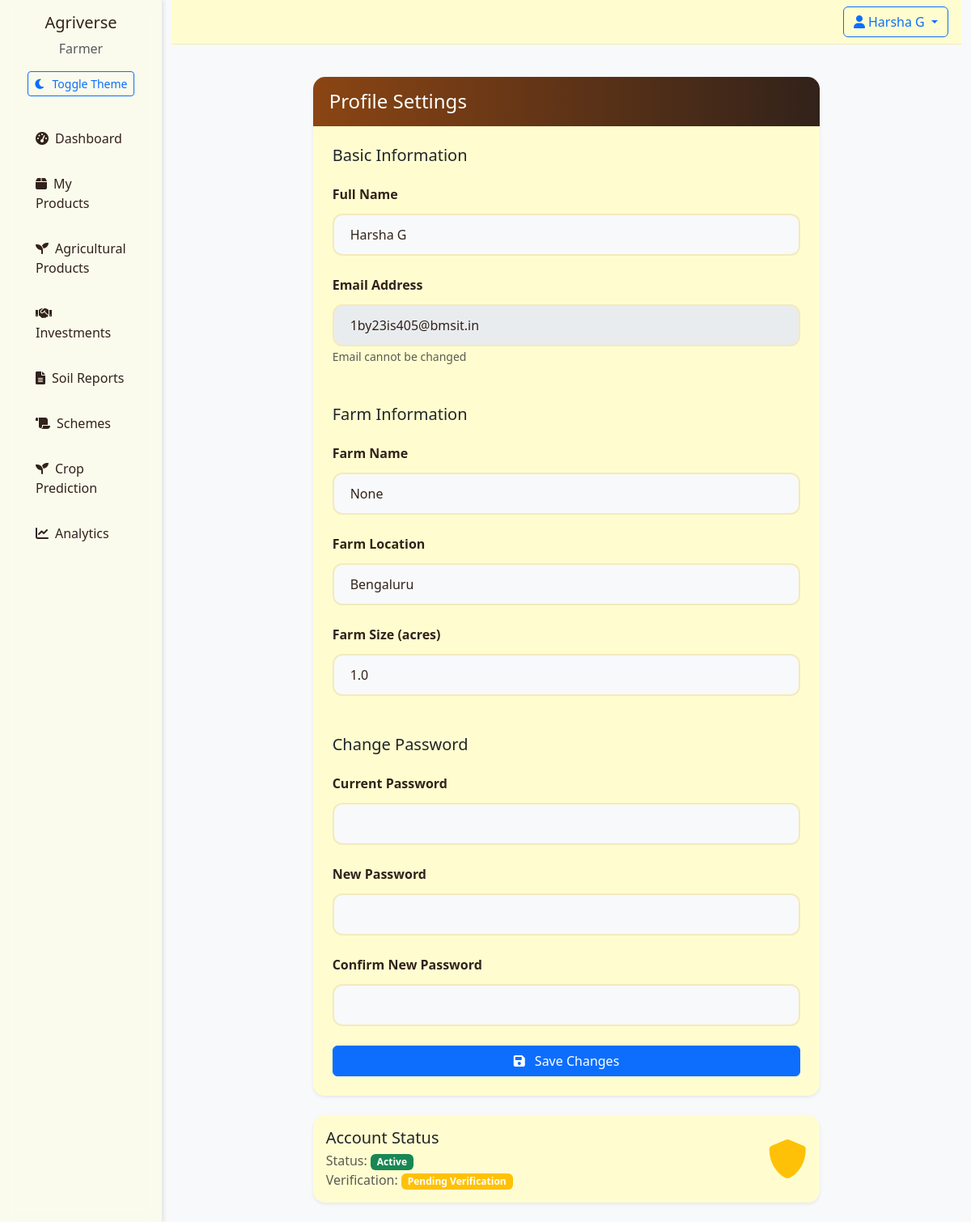
Screenshot of /profile (signed in) with the database file from the repository.
### app/models/__init__.py (models this page shows)
class User(UserMixin, db.Model):
    id = db.Column(db.Integer, primary_key=True)
    email = db.Column(db.String(120), unique=True, nullable=False)
    password_hash = db.Column(db.String(128), nullable=False)
    name = db.Column(db.String(100), nullable=False)
    role = db.Column(db.String(20), nullable=False)  # 'farmer', 'investor', 'admin'
    created_at = db.Column(db.DateTime, default=datetime.utcnow)
    is_active = db.Column(db.Boolean, default=True)
    is_verified = db.Column(db.Boolean, default=False)
    wallet_balance = db.Column(db.Float, default=0.0)  # User's wallet balance
    farm_name = db.Column(db.String(100))
    farm_location = db.Column(db.String(200))
    farm_size = db.Column(db.Float)  # in acres
    company_name = db.Column(db.String(100))
    investment_capacity = db.Column(db.Float)
    products = db.relationship('Product', backref='seller', lazy=True)
    investments_made = db.relationship('Investment',
                                     backref='investor',
                                     lazy=True,
                                     foreign_keys='Investment.investor_id')
    investments_received = db.relationship('Investment',
                                         backref='farmer',
                                         lazy=True,
                                         foreign_keys='Investment.farmer_id')
    soil_reports = db.relationship('SoilReport', backref='farmer', lazy=True)

### app/routes/auth.py (the view)
@auth_bp.route('/profile')
@login_required
def profile():
    return render_template('auth/profile.html')

### app/__init__.py (called while the page is built)
@login_manager.user_loader
def load_user(user_id):
    return User.query.get(int(user_id))

### app/templates/auth/profile.html (shortened to what this page needs)
{% extends "base.html" %}
{% block content %}
<div class="container py-4">
    <div class="row justify-content-center">
        <div class="col-md-8">
            <div class="card border-0 shadow-sm">
                <div class="card-header bg-primary text-white py-3">
                    <h2 class="h4 mb-0">Profile Settings</h2>
                </div>
                <div class="card-body p-4">
                    <form method="POST" action="{{ url_for('auth.update_profile') }}" class="needs-validation" novalidate>
                        <h5 class="mb-4">Basic Information</h5>
                        <div class="mb-4">
                            <label for="name" class="form-label">Full Name</label>
                            <input type="text" class="form-control" id="name" name="name" value="{{ current_user.name }}" required>
                        </div>
                        <div class="mb-4">
                            <label for="email" class="form-label">Email Address</label>
                            <input type="email" class="form-control" value="{{ current_user.email }}" disabled>
                            <small class="text-muted">Email cannot be changed</small>
                        </div>
                        {% if current_user.role == 'farmer' %}
                        <h5 class="mb-4 mt-5">Farm Information</h5>
                        <div class="mb-4">
                            <label for="farm_name" class="form-label">Farm Name</label>
                            <input type="text" class="form-control" id="farm_name" name="farm_name" value="{{ current_user.farm_name }}">
                        </div>
                        <div class="mb-4">
                            <label for="farm_location" class="form-label">Farm Location</label>
                            <input type="text" class="form-control" id="farm_location" name="farm_location" value="{{ current_user.farm_location }}">
                        </div>
                        <div class="mb-4">
                            <label for="farm_size" class="form-label">Farm Size (acres)</label>
                            <input type="number" class="form-control" id="farm_size" name="farm_size" value="{{ current_user.farm_size or 0 }}" step="0.01">
                        </div>
                        {% endif %}
                        <h5 class="mb-4 mt-5">Change Password</h5>
                        <div class="mb-4">
                            <label for="current_password" class="form-label">Current Password</label>
                            <input type="password" class="form-control" id="current_password" name="current_password">
                        </div>
                        <div class="mb-4">
                            <label for="new_password" class="form-label">New Password</label>
                            <input type="password" class="form-control" id="new_password" name="new_password">
                        </div>
                        <div class="mb-4">
                            <label for="confirm_password" class="form-label">Confirm New Password</label>
                            <input type="password" class="form-control" id="confirm_password" name="confirm_password">
                        </div>
                        <div class="d-grid gap-2">
                            <button type="submit" class="btn btn-primary">
                                <i class="fas fa-save me-2"></i> Save Changes
                            </button>
                        </div>
                    </form>
                </div>
            </div>
            <div class="card border-0 shadow-sm mt-4">
                <div class="card-body">
                    <div class="d-flex align-items-center justify-content-between">
                        <div>
                            <h5 class="mb-1">Account Status</h5>
                            <p class="mb-0 text-muted">
                                Status:
                                <span class="badge bg-{{ 'success' if current_user.is_active else 'danger' }}">
                                    {{ 'Active' if current_user.is_active else 'Inactive' }}
                                </span>
                            </p>
                            <p class="mb-0 text-muted">
                                Verification:
                                <span class="badge bg-{{ 'success' if current_user.is_verified else 'warning' }}">
                                    {{ 'Verified' if current_user.is_verified else 'Pending Verification' }}
                                </span>
                            </p>
                        </div>
                        <div>
                            <i class="fas fa-shield-alt fa-3x text-{{ 'success' if current_user.is_active and current_user.is_verified else 'warning' }}"></i>
                        </div>
                    </div>
                </div>
            </div>
        </div>
    </div>
</div>
{% endblock %}

### app/templates/base.html (shortened to what this page needs)
<!DOCTYPE html>
<html lang="en" data-bs-theme="light">
<head>
    <link href="https://cdn.jsdelivr.net/npm/bootstrap@5.3.0/dist/css/bootstrap.min.css" rel="stylesheet">
    <link href="https://cdnjs.cloudflare.com/ajax/libs/font-awesome/6.0.0/css/all.min.css" rel="stylesheet">
    <link href="{{ url_for('static', filename='css/style.css') }}" rel="stylesheet">
</head>
<body>
    <div class="container-fluid">
        <div class="row">
            {% if current_user.is_authenticated %}
            <div class="col-md-2 sidebar">
                <div class="d-flex flex-column">
                    <div class="text-center mb-4">
                        <h5 class="mb-2">Agriverse</h5>
                        <p class="text-muted mb-3">{{ current_user.role|title }}</p>
                        <button id="theme-toggle" class="btn btn-sm btn-outline-primary">
                            <i class="fas fa-moon me-2"></i>Toggle Theme
                        </button>
                    </div>
                    {% if current_user.role == 'farmer' %}
                    <div class="nav flex-column">
                    <a href="{{ url_for('farmer.dashboard') }}" class="nav-link {% if request.endpoint == 'farmer.dashboard' %}active{% endif %}">
                            <i class="fas fa-tachometer-alt me-2"></i>Dashboard
                    </a>
                    <a href="{{ url_for('farmer.products') }}" class="nav-link {% if request.endpoint == 'farmer.products' %}active{% endif %}">
                            <i class="fas fa-box me-2"></i>My Products
                        </a>
                        <a href="{{ url_for('farmer.agri_products') }}" class="nav-link {% if request.endpoint == 'farmer.agri_products' %}active{% endif %}">
                            <i class="fas fa-seedling me-2"></i>Agricultural Products
                    </a>
                    <a href="{{ url_for('farmer.investments') }}" class="nav-link {% if request.endpoint == 'farmer.investments' %}active{% endif %}">
                            <i class="fas fa-handshake me-2"></i>Investments
                    </a>
                    <a href="{{ url_for('farmer.soil_reports') }}" class="nav-link {% if request.endpoint == 'farmer.soil_reports' %}active{% endif %}">
                            <i class="fas fa-file-alt me-2"></i>Soil Reports
                    </a>
                    <a href="{{ url_for('farmer.schemes') }}" class="nav-link {% if request.endpoint == 'farmer.schemes' %}active{% endif %}">
                            <i class="fas fa-scroll me-2"></i>Schemes
                        </a>
                        <a href="{{ url_for('farmer.crop_prediction') }}" class="nav-link {% if request.endpoint == 'farmer.crop_prediction' %}active{% endif %}">
                            <i class="fas fa-seedling me-2"></i>Crop Prediction
                    </a>
                    <a href="{{ url_for('farmer.analytics') }}" class="nav-link {% if request.endpoint == 'farmer.analytics' %}active{% endif %}">
                        <i class="fas fa-chart-line me-2"></i>Analytics
                    </a>
                    </div>
                    {% endif %}
                </div>
            </div>
            {% endif %}
            <div class="col-md-{% if current_user.is_authenticated %}10{% else %}12{% endif %}">
                <nav class="navbar navbar-expand-lg mb-3">
                    <div class="container-fluid px-3">
                        <div class="ms-auto d-flex align-items-center gap-2">
                            {% if current_user.is_authenticated %}
                            <div class="dropdown">
                                <button class="btn btn-outline-primary dropdown-toggle" type="button" id="userDropdown" data-bs-toggle="dropdown">
                                    <i class="fas fa-user me-1"></i>{{ current_user.name }}
                                </button>
                            </div>
                            {% endif %}
                        </div>
                    </div>
                </nav>
                {% block content %}{% endblock %}
            </div>
        </div>
    </div>
</body>
</html>

### app/static/css/style.css (style rules this page uses)
:root { --earth-brown: #8B4513; --soil-dark: #32221A; --wheat-gold: #F5DEB3; --leaf-green: #556B2F; --cream: #FFFDD0; --sky-blue: #87CEEB; --transition-speed: 0.3s; --bg-light: #f8f9fa; --bg-dark: #1a1a1a; --text-light: #32221A; --text-dark: #F5DEB3; --sidebar-light: rgba(255, 253, 208, 0.3); --sidebar-dark: rgba(50, 34, 26, 0.95); }
[data-bs-theme="light"] { --bg-color: var(--bg-light); --text-color: var(--text-light); --sidebar-bg: var(--sidebar-light); --card-bg: rgba(255, 253, 208, 0.98); --border-color: rgba(139, 69, 19, 0.1); }
body { min-height: 100vh; display: flex; flex-direction: column; font-family: 'Segoe UI', Tahoma, Geneva, Verdana, sans-serif; background-color: var(--bg-color); color: var(--text-color); transition: background-color var(--transition-speed), color var(--transition-speed); }
.navbar { backdrop-filter: blur(10px); -webkit-backdrop-filter: blur(10px); border-bottom: 1px solid var(--border-color); padding: 0.5rem 0; background-color: var(--card-bg); }
.nav-link { color: var(--text-color); padding: 0.75rem 1.25rem; border-radius: 0.5rem; margin: 0.25rem 0.75rem; transition: all var(--transition-speed); }
.sidebar { min-height: 100vh; background-color: var(--sidebar-bg); padding-top: 1rem; transition: background-color var(--transition-speed); box-shadow: 2px 0 5px rgba(0, 0, 0, 0.1); backdrop-filter: blur(10px); -webkit-backdrop-filter: blur(10px); }
.card { border: none; border-radius: 15px; background: var(--card-bg); backdrop-filter: blur(10px); box-shadow: 0 4px 15px rgba(0, 0, 0, 0.1); transition: all 0.3s ease; }
.card-header { background: linear-gradient(to right, var(--earth-brown), var(--soil-dark)); color: var(--wheat-gold); border-radius: 15px 15px 0 0 !important; border: none; padding: 1.25rem; }
.form-control { border: 2px solid var(--border-color); border-radius: 12px; padding: 0.75rem 1.25rem; transition: all 0.3s ease; background-color: var(--bg-color); color: var(--text-color); height: 3.25rem; }
.form-label { color: var(--soil-dark); font-weight: 600; margin-bottom: 0.75rem; }

### app/templates/auth/profile.html (style rules this page uses)
.card { border-radius: 15px; }
.card-header { border-radius: 15px 15px 0 0 !important; }

### rows the page displays
User: role "Farmer", name "Harsha G", email "1by23is405@bmsit.in", farm_name "None", farm_location "Bengaluru", farm_size "1.0", is_active "Active", is_verified "Pending Verification"
